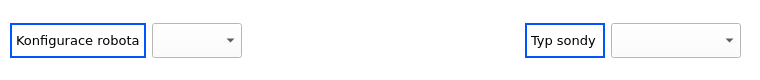
          <widget class="QWidget" name="widget" native="true">
           <property name="minimumSize">
            <size>
             <width>600</width>
             <height>80</height>
            </size>
           </property>
           <property name="maximumSize">
            <size>
             <width>850</width>
             <height>90</height>
            </size>
           </property>
           <property name="styleSheet">
            <string notr="true">background-color: rgb(255, 255, 255);</string>
           </property>
           <widget class="QWidget" name="horizontalLayoutWidget_4">
            <property name="geometry">
             <rect>
              <x>0</x>
              <y>10</y>
              <width>751</width>
              <height>61</height>
             </rect>
            </property>
            <layout class="QHBoxLayout" name="horizontalLayout">
             <property name="leftMargin">
              <number>10</number>
             </property>
             <property name="topMargin">
              <number>10</number>
             </property>
             <property name="rightMargin">
              <number>10</number>
             </property>
             <property name="bottomMargin">
              <number>10</number>
             </property>
             <item>
              <widget class="QLabel" name="label_11">
               <property name="minimumSize">
                <size>
                 <width>130</width>
                 <height>25</height>
                </size>
               </property>
               <property name="maximumSize">
                <size>
                 <width>140</width>
                 <height>35</height>
                </size>
               </property>
               <property name="font">
                <font>
                 <family>Verdana</family>
                 <pointsize>10</pointsize>
                </font>
               </property>
               <property name="styleSheet">
                <string notr="true">border: 2px solid #00AEEF;
border-color: rgb(0, 85, 255);</string>
               </property>
               <property name="text">
                <string>Konfigurace robota</string>
               </property>
              </widget>
             </item>
             <item>
              <widget class="QComboBox" name="config_robot_cb">
               <property name="minimumSize">
                <size>
                 <width>90</width>
                 <height>25</height>
                </size>
               </property>
               <property name="maximumSize">
                <size>
                 <width>100</width>
                 <height>35</height>
                </size>
               </property>
               <property name="sizeIncrement">
                <size>
                 <width>60</width>
                 <height>35</height>
                </size>
               </property>
              </widget>
             </item>
             <item>
              <spacer name="horizontalSpacer">
               <property name="orientation">
                <enum>Qt::Orientation::Horizontal</enum>
               </property>
               <property name="sizeHint" stdset="0">
                <size>
                 <width>20</width>
                 <height>10</height>
                </size>
               </property>
              </spacer>
             </item>
             <item>
              <widget class="QLabel" name="label_12">
               <property name="minimumSize">
                <size>
                 <width>80</width>
                 <height>25</height>
                </size>
               </property>
               <property name="maximumSize">
                <size>
                 <width>100</width>
                 <height>35</height>
                </size>
               </property>
               <property name="sizeIncrement">
                <size>
                 <width>100</width>
                 <height>30</height>
                </size>
               </property>
               <property name="font">
                <font>
                 <family>Verdana</family>
                 <pointsize>10</pointsize>
                </font>
               </property>
               <property name="styleSheet">
                <string notr="true">border: 2px solid #00AEEF;
border-color: rgb(0, 85, 255);</string>
               </property>
               <property name="text">
                <string>Typ sondy</string>
               </property>
              </widget>
             </item>
             <item>
              <widget class="QComboBox" name="typ_sondy_cb">
               <property name="minimumSize">
                <size>
                 <width>130</width>
                 <height>25</height>
                </size>
               </property>
               <property name="maximumSize">
                <size>
                 <width>150</width>
                 <height>35</height>
                </size>
               </property>
              </widget>
             </item>
            </layout>
           </widget>
          </widget>
